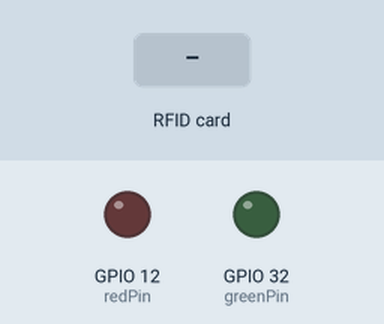
Bench run of a sketch on a simulated ESP32. On the bench: output pins drawn as LEDs (lit = HIGH). The test bench sets the inputs (shaded band). WiFi joins after 1.5 s; servers stay silent unless stated; what the sketch prints to the serial monitor is not drawn.

Above: at 3.0 s.
3.1 s: RFID card 09 CF 65 E4 held to the reader
At 3.5 s:
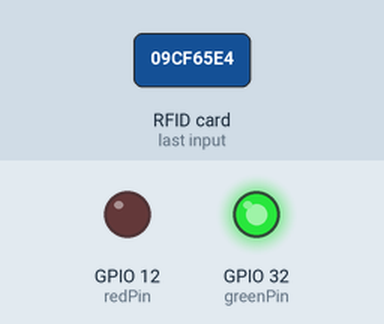
4.6 s: RFID card 5E 7A 19 C4 held to the reader
At 7.1 s:
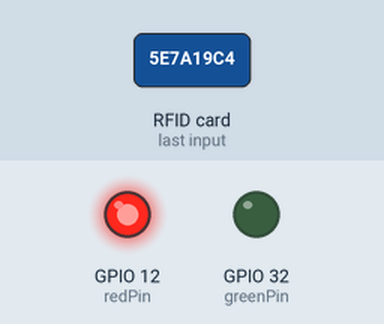
Timing chart, 0 to 10.6 s (numbered marks = the images above; inputs shaded):
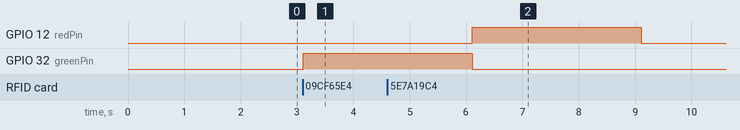

Measured:
- after the input at 3.1 s, GPIO 32 (greenPin): LOW → HIGH at once
- after the input at 4.6 s, GPIO 12 (redPin): LOW → HIGH after 1.5 s, → LOW 3.0 s later

The sketch:

RFID_access.ino
```cpp
#include <WiFi.h>
#include <WiFiClient.h>
#include <BlynkSimpleEsp32.h>
#include <SPI.h>
#include <MFRC522.h>

#define BLYNK_PRINT Serial
#define SS_PIN 21
#define RST_PIN 22
#define SIZE_BUFFER 18
#define MAX_SIZE_BLOCK 16
#define greenPin 32
#define redPin 12

MFRC522 mfrc522(SS_PIN, RST_PIN);

WidgetTerminal terminal(V1);

char auth[] = "J6UGTJH54drXUFLwzZ-hnAEx1GgGhV6N";

char ssid[] = "telenet-BEEC4D1";
char pass [] = "6p6xrEeuwtyk";

void setup() {
  // put your setup code here, to run once:
  Serial.begin(9600);
  SPI.begin();
  pinMode(greenPin, OUTPUT);
  pinMode(redPin, OUTPUT);
  pinMode(12, OUTPUT);
  pinMode(32, OUTPUT);
  mfrc522.PCD_Init();

  delay(10);
  Serial.print("Connecting to ");
  Serial.println(ssid);

  WiFi.begin(ssid, pass);
  int wifi_ctr = 0;
  while (WiFi.status() != WL_CONNECTED) {
    delay(500);
    Serial.print(".");
  }

  Serial.println("WiFi connected");

  Serial.println("Approach with your card or tag please.");
  Serial.println();

  Blynk.begin("J6UGTJH54drXUFLwzZ-hnAEx1GgGhV6N", ssid, pass);
}


void loop() {

  Blynk.run();

  if ( ! mfrc522.PICC_IsNewCardPresent())
  {
    return;
  }
  // Select one of the cards
  if ( ! mfrc522.PICC_ReadCardSerial())
  {
    return;
  }
  //Show UID on serial monitor
  Serial.print("UID tag :");
  String content = "";
  byte letter;
  for (byte i = 0; i < mfrc522.uid.size; i++)
  {
    Serial.print(mfrc522.uid.uidByte[i] < 0x10 ? " 0" : " ");
    Serial.print(mfrc522.uid.uidByte[i], HEX);
    content.concat(String(mfrc522.uid.uidByte[i] < 0x10 ? " 0" : " "));
    content.concat(String(mfrc522.uid.uidByte[i], HEX));
  }
  Serial.println();
  Serial.print("Message : ");
  content.toUpperCase();
  if (content.substring(1) == "09 CF 65 E4")
  {
    digitalWrite(greenPin, HIGH);
    Serial.println("Authorized access");
    Serial.println();
    Blynk.virtualWrite(V1, "Authorized user access");
    delay(3000);
    digitalWrite(greenPin, LOW);
  }

  else   {
    digitalWrite(redPin, HIGH);
    Serial.println(" Access denied");
    Serial.println();
    Blynk.virtualWrite(V1, "Unauthorized user trying to access");
    delay(3000);
    digitalWrite(redPin, LOW);
  }
}
```
